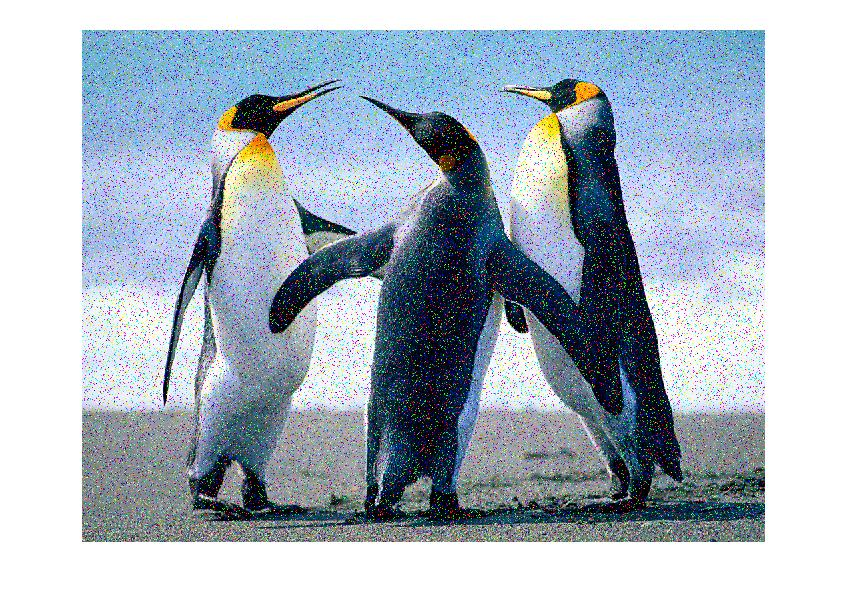
%> input picture PROC/FILTROS/ruido.jpg, 848 x 598 px
$ octave interpolacion.m   (GNU Octave 9; MATLAB toolbox functions it lacks are replaced by stand-ins)
%> lines starting %> are read from the running program, lines starting %| are printed output that depends on the picture

[archivo ruta]=uigetfile({'*.gif';'*.jpg'},'abrir imagen');
%> the answer given: FILTROS/ruido.jpg
if isequal(archivo,0)%si el usuario no eleige ningun archivo
 return
else
  I= imread(strcat(ruta,archivo));
%> I is the input picture: size 598x848x3 uint8; mean R, G, B 167.8, 179.7, 191.4


II=rgb2gray(I);
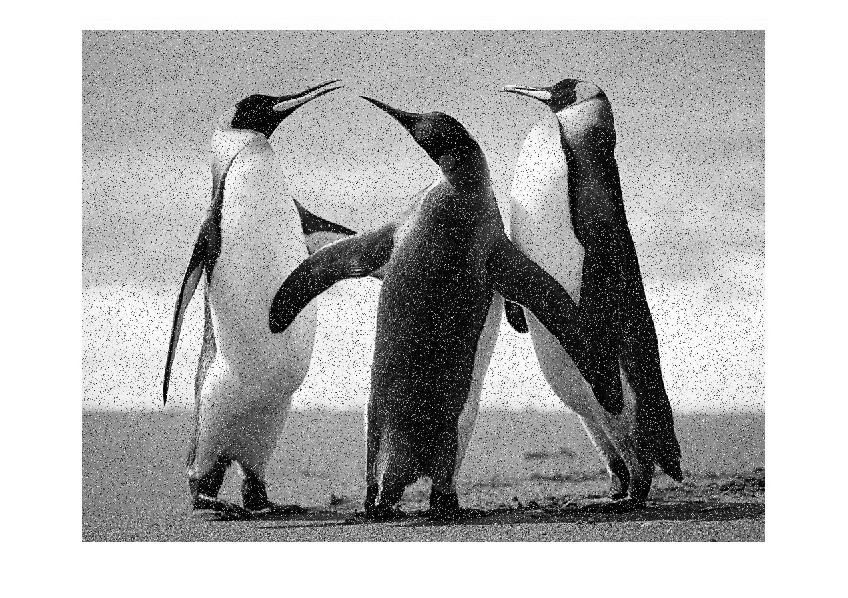
%> II: size 598x848 uint8; min 0, max 255, mean 177.5

a=1; b=0; c=0; d=-.6; e=1; f=0;

tform = maketform('affine',[a d 0; b e 0; c f 1]);

% Tres transformaciones con diferenteinterpolaci髇

IIIn = imtransform(II,tform,'nearest');
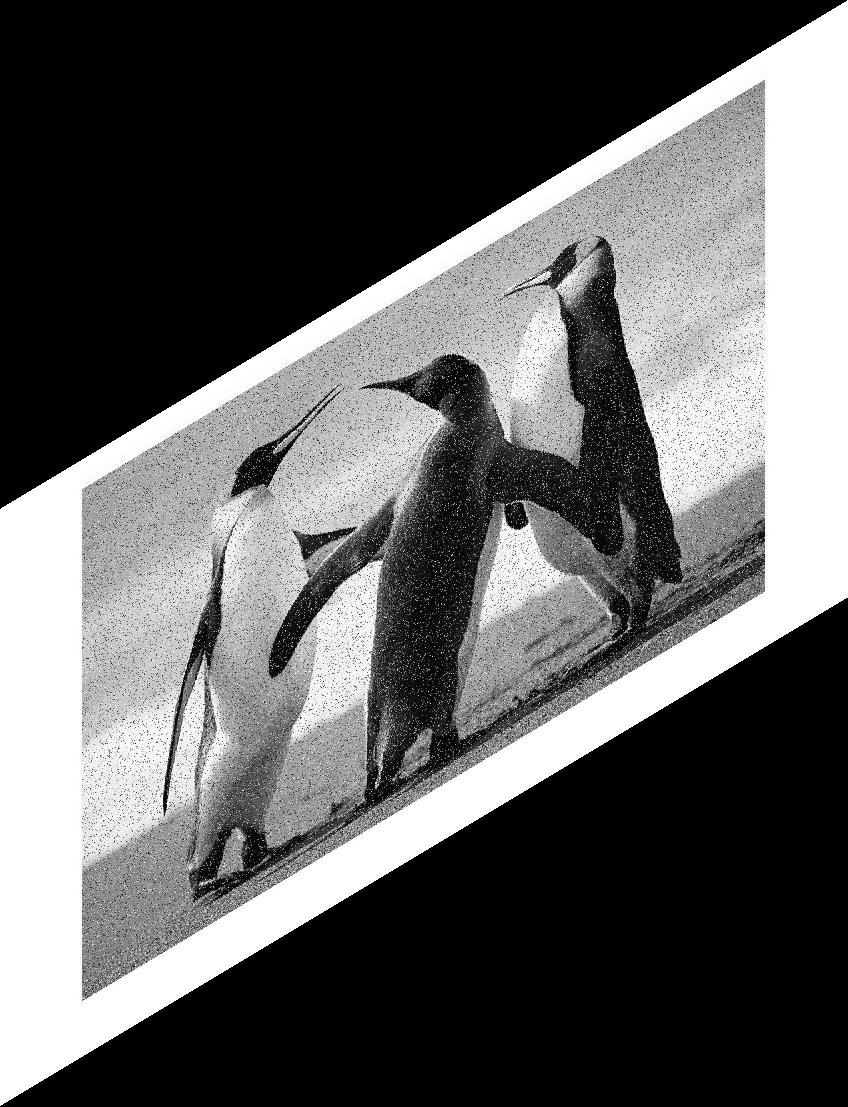
%> IIIn: size 1107x848 uint8; min 0, max 255, mean 95.7

IIIb = imtransform(II,tform,'bilinear');

IIIbc = imtransform(II,tform,'bicubic');

subplot(2,2,1);
imshow(II);

subplot(2,2,2);
imshow(IIIn);

 subplot(2,2,3);
imshow(IIIb);

 subplot(2,2,4);
imshow(IIIbc);
end
